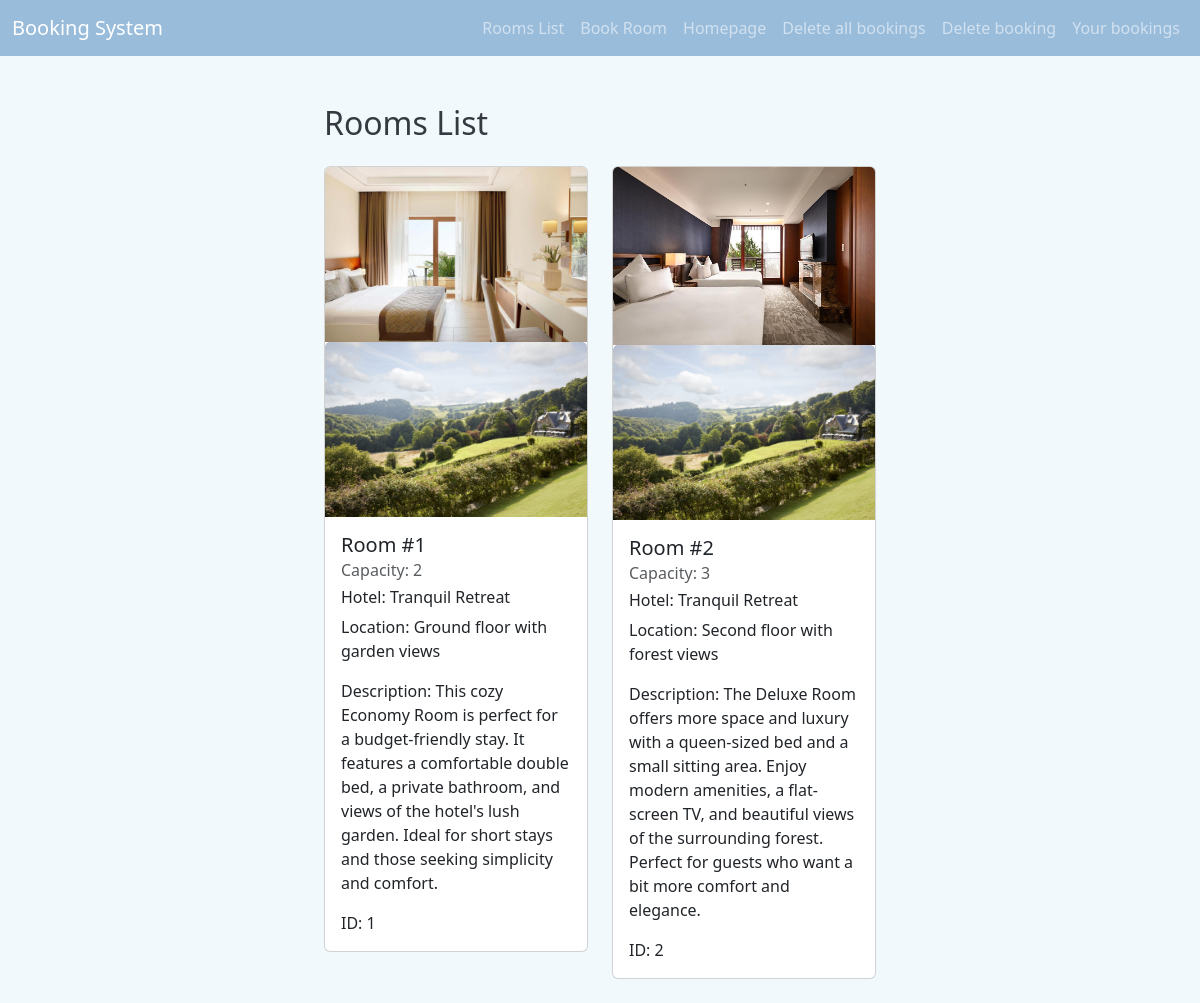
The page /rooms-list on the database its author committed.
### booking/models.py (models this page shows, shortened)
class Room(models.Model):
    number = models.IntegerField()
    type = models.ForeignKey('RoomType', on_delete=models.CASCADE)
    hotel = models.ForeignKey('Hotel', on_delete=models.CASCADE, null=True,)
    capacity = models.IntegerField()
    price = models.DecimalField(max_digits=10, decimal_places=2)
    location = models.CharField(max_length=100, null=True)
    description = models.TextField(blank=True, null=True)
    image = models.ImageField(upload_to='room_images/', null=True, blank=True)
    class Meta:
        ordering = ['number']

class Hotel(models.Model):
    name = models.CharField(max_length=100)
    location = models.CharField(max_length=100)
    description = models.TextField(blank=True, null=True)
    image = models.ImageField(upload_to='hotel_images/', null=True, blank=True)

### booking/views.py (the view)
# urls.py: path('rooms-list', views.rooms_list, name="rooms-list"),
def rooms_list(request):
    rooms = Room.objects.all()
    context = {
        "rooms": rooms,
    }
    return render(request, template_name="booking/rooms_list.html", context=context)

### templates/booking/rooms_list.html
{% extends "booking/base.html" %}
{% block content %}
<div class="container mt-5">
    <h2 class="mb-4">Rooms List</h2>
    <div class="row">
        {% for room in rooms %}
        <div class="col-md-6 mb-4">
            <div class="card">
                <img src="{{ room.image.url }}" class="card-img-top" alt="Image of room #{{ room.number }}">
                <img src="{{ room.hotel.image.url }}" class="card-img-top" alt="Image of hotel #{{ room.hotel.name }}">
                <div class="card-body">
                    <h5 class="card-title">Room #{{ room.number }}</h5>
                    <h6 class="card-subtitle mb-2 text-muted">Capacity: {{ room.capacity }}</h6>
                    <h6 class="card-text">Hotel: {{ room.hotel.name }}</h6>
                    <p class="card-text">Location: {{ room.location }}</p>
                    <p class="card-text">Description: {{ room.description }}</p>
                    <p class="card-text">ID: {{ room.id }}</p>
                </div>
            </div>
        </div>
        {% endfor %}
    </div>
</div>
{% endblock %}

### templates/booking/base.html (shortened to what this page needs)
<!DOCTYPE html>
<html lang="en">
<head>
    <link href="https://cdn.jsdelivr.net/npm/bootstrap@5.3.3/dist/css/bootstrap.min.css" rel="stylesheet">
    {% load static %}
    <link rel="stylesheet" href="{% static 'css/style.css' %}">
</head>
<body>
    {% include "booking/header.html" %}
    <div class="container">
        {% block content %}
        {% endblock %}
    </div>
</body>
</html>

### templates/booking/header.html (shortened to what this page needs)
<nav class="navbar navbar-expand-lg navbar-dark" style="background-color:  rgb(153, 188, 219);">
    <div class="container-fluid">
        <a class="navbar-brand" href="#">Booking System</a>
        <div class="collapse navbar-collapse" id="navbarNav">
            <ul class="navbar-nav ms-auto">
                <li class="nav-item">
                    <a class="nav-link" href="{% url 'rooms-list' %}">Rooms List</a>
                </li>
                <li class="nav-item">
                    <a class="nav-link" href="{% url 'bookroom' %}">Book Room</a>
                </li>
                <li class="nav-item">
                    <a class="nav-link" href="{% url 'index' %}">Homepage</a>
                </li>
                <li class="nav-item">
                    <a class="nav-link" href="{% url 'delete_user_bookings' %}">Delete all bookings</a>
                </li>
                <li class="nav-item">
                    <a class="nav-link" href="{% url 'delete_user_booking' %}">Delete booking</a>
                </li>
                <li class="nav-item">
                    <a class="nav-link" href="{% url 'bookings_list' %}">Your bookings</a>
                </li>
            </ul>
        </div>
    </div>
</nav>

### static/css/style.css (style rules this page uses)
body { background-color: #f2f9fd; }
h2 { color: #343a40; }
nav.navbar { margin-bottom: 20px; }
.container { max-width: 600px; }
.container-fluid { background-color: rgb(153, 188, 219); }

### rows shown on the page
Room: image (picture), hotel.image (picture), number "1", capacity "2", hotel.name "Tranquil Retreat", location "Ground floor with garden views", description "This cozy Economy Room is perfect for a budget-friendly stay. It features a comfortable double bed, a private bathroom, and views of the hotel's lush garden. Ideal for short stays and those seeking simplicity and comfort.", id "1"
Room: image (picture), hotel.image (picture), number "2", capacity "3", hotel.name "Tranquil Retreat", location "Second floor with forest views", description "The Deluxe Room offers more space and luxury with a queen-sized bed and a small sitting area. Enjoy modern amenities, a flat-screen TV, and beautiful views of the surrounding forest. Perfect for guests who want a bit more comfort and elegance.", id "2"
